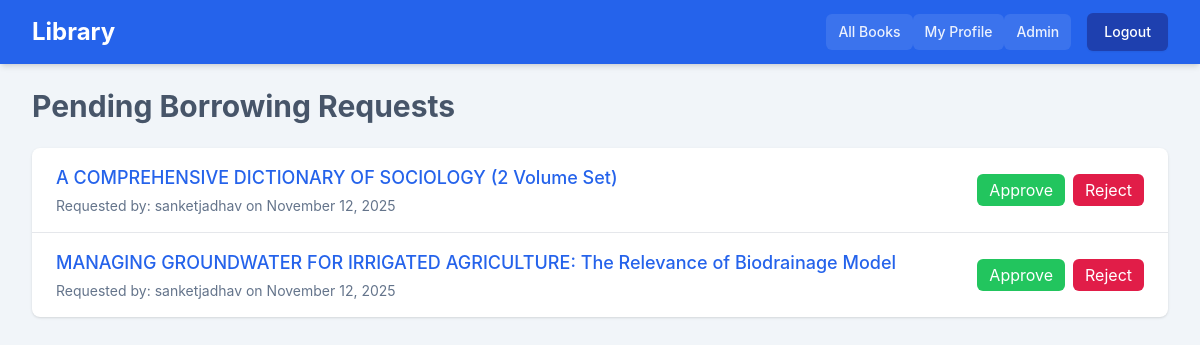
The app's page /staff/pending-requests/ (signed in) with its own data.
### library/models.py (models this page shows, shortened)
class Borrowing(models.Model):
    STATUS_CHOICES = [
        ('PENDING', 'Pending'),
        ('APPROVED', 'Approved'),
        ('REJECTED', 'Rejected'),
        ('RETURNED', 'Returned'), # For future use
    ]
    student = models.ForeignKey(User, on_delete=models.CASCADE, related_name="borrowings")
    book = models.ForeignKey(Book, on_delete=models.CASCADE, related_name="borrowings")
    request_date = models.DateTimeField(auto_now_add=True)
    status = models.CharField(max_length=20, choices=STATUS_CHOICES, default='PENDING')
    approved_date = models.DateTimeField(null=True, blank=True)
    return_date = models.DateTimeField(null=True, blank=True) # Date book is due or returned
    class Meta:
        unique_together = [['student', 'book', 'status']]
        ordering = ['-request_date']

class Book(models.Model):
    title = models.CharField(max_length=500)
    author = models.CharField(max_length=500, null=True, blank=True)
    isbn = models.CharField(max_length=20, unique=True, null=True, blank=True)
    category = models.CharField(max_length=100, null=True, blank=True)
    publication_year = models.IntegerField(null=True, blank=True)
    description = models.TextField(null=True, blank=True)
    is_available = models.BooleanField(default=True)

### library/views.py (the view)
# urls.py: path('staff/pending-requests/', views.pending_requests, name='admin_pending_requests'),
@staff_member_required
def pending_requests(request):
    requests_qs = Borrowing.objects.filter(status='PENDING').order_by('request_date')
    return render(request, 'library/admin_pending_requests.html', {'requests': requests_qs})

### library/templates/library/admin_pending_requests.html (shortened to what this page needs)
{% extends 'library/base.html' %}
{% block content %}
<h1 class="text-3xl font-bold mb-6" style="color: #475569;">Pending Borrowing Requests</h1>
<div class="bg-white shadow overflow-hidden rounded-lg">
    <ul role="list" class="divide-y" style="border-color: #e2e8f0;">
        {% for req in requests %}
        <li class="px-4 py-4 sm:px-6">
            <div class="flex items-center justify-between">
                <div>
                    <p class="text-lg font-medium" style="color: #2563EB;">{{ req.book.title }}</p>
                    <p class="mt-1 text-sm" style="color: #64748b;">Requested by: {{ req.student.username }} on {{ req.request_date|date:"F j, Y" }}</p>
                </div>
                <div class="flex items-center space-x-2">
                    <form method="post" action="{% url 'approve_request' req.pk %}">
                        <button type="submit" class="px-3 py-1 rounded-md text-white transition" style="background-color: #22C55E;" onmouseover="this.style.opacity='0.8'" onmouseout="this.style.opacity='1'">Approve</button>
                    </form>
                    <form method="post" action="{% url 'reject_request' req.pk %}">
                        <button type="submit" class="px-3 py-1 rounded-md text-white transition" style="background-color: #E11D48;" onmouseover="this.style.opacity='0.8'" onmouseout="this.style.opacity='1'">Reject</button>
                    </form>
                </div>
            </div>
        </li>
        {% empty %}
        <li class="px-4 py-4 sm:px-6">
            <p class="text-center py-6" style="color: #64748b;">No pending requests at the moment.</p>
        </li>
        {% endfor %}
    </ul>
</div>
{% endblock %}

### records on screen
Borrowing: book "A COMPREHENSIVE DICTIONARY OF SOCIOLOGY (2 Volume Set)", student.username "sanketjadhav", request_date "November 12, 2025"
Borrowing: book "MANAGING GROUNDWATER FOR IRRIGATED AGRICULTURE: The Relevance of Biodrainage Model", student.username "sanketjadhav", request_date "November 12, 2025"
